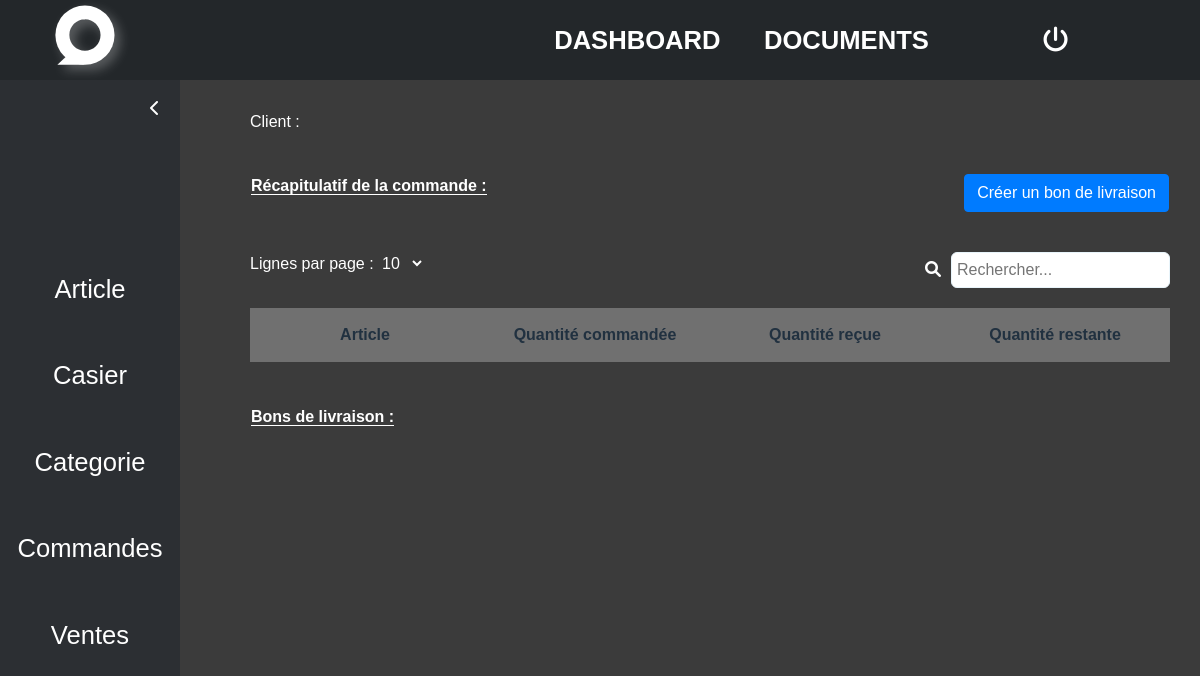
Page /tables/commandes/commande.php?id=92 on the earlier database version.
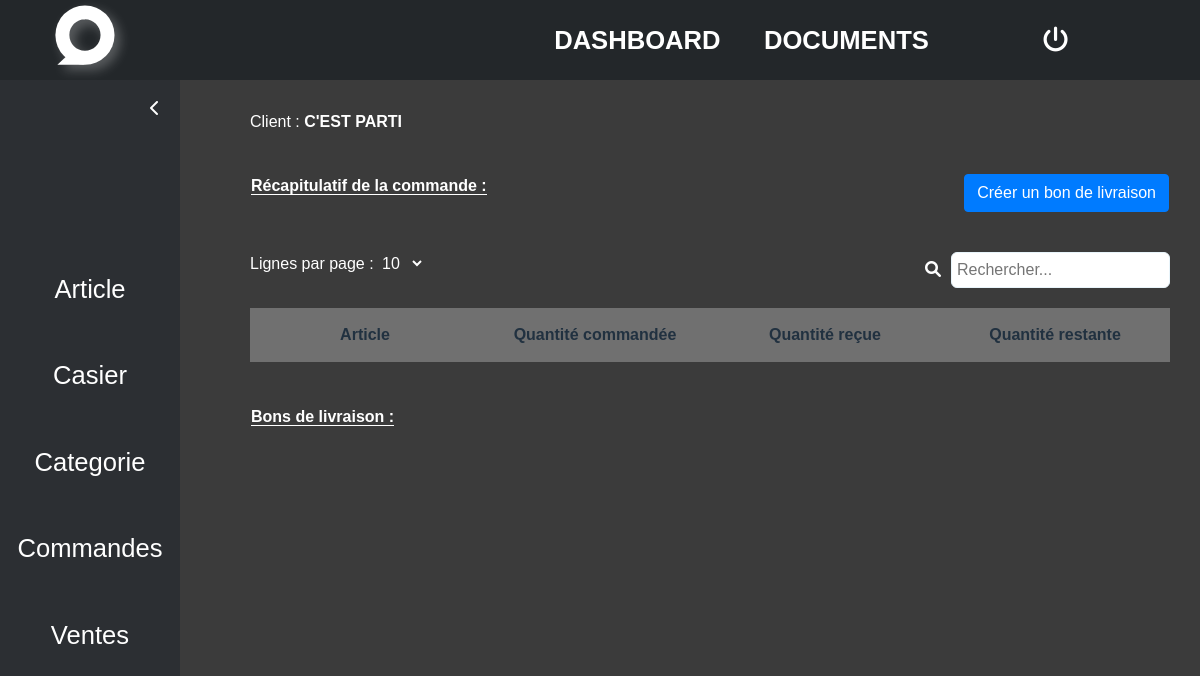
Same page on the later database version.
### tables this page shows
CREATE TABLE `tiers` (
  `tie_ID` int(11) NOT NULL,
  `tie_raison_sociale` varchar(50) NOT NULL,
  `tie_adresse` varchar(150) NOT NULL,
  `tie_tel` varchar(15) NOT NULL,
  `tie_email` varchar(50) NOT NULL,
  `tie_IBAN` varchar(34) NOT NULL,
  `tie_BIC` varchar(11) NOT NULL,
  `tie_code_banque` varchar(5) NOT NULL,
  `tie_code_guichet` varchar(5) NOT NULL,
  `tie_num_compte` varchar(11) NOT NULL,
  `tie_cle_rib` varchar(2) NOT NULL,
  `tie_domiciliation` varchar(100) NOT NULL,
  `fk_com_ID` int(10) NOT NULL,
  `fk_typre_ID` int(11) NOT NULL,
  `fk_tar_id` int(11) NOT NULL,
  `fk_typso_ID` int(11) NOT NULL,
  `fk_typti_ID` int(11) NOT NULL,
  `tie_is_visible` int(1) NOT NULL DEFAULT 1
);

### lib/includes/defines.inc.php (called while the page is built, shortened)
<?php
$oCommande = new Commande();
$isProd = false;
if(!$isProd){
    $path = "/";
}else{
    $server = "db5005005670.hosting-data.io";
    $username = "dbu361051";
    $password = "Hippo14campes440!";
    $dbname = "dbs4185065";
    $path = "https://arthurlecompte.com/";
}
?>

### lib/includes/db/classes/commande.class.inc.php (called while the page is built, shortened)
<?php
class Commande
{
    public function db_get_detailed_all_documents(int $id): array{
        foreach(SELF::TYPE_DOCUMENT as $type => $value){
            $response["content"][$value] = $this->db_get_document_by_type($type, $id);
        }
        $response["error"] = false;
        return $response;
    }
    private function db_get_document_by_type(int $type, int $com_ID) : array{
        global $conn;
        $request = "SELECT * FROM ".DB_TABLE_DOCUMENT." WHERE fk_typdo_ID = :type AND fk_com_ID = :com_ID";
        try {
            $sql = $conn->prepare($request);
            $sql->bindValue(":type", $type, PDO::PARAM_INT);
            $sql->bindValue(":com_ID", $com_ID, PDO::PARAM_INT);
            $sql->execute();
            $result = $sql->fetchAll();
            $response["error"] = false;
            $response["data"] = $result;
            return $response;
        }catch (PDOException $e){
            $response["error"] = true;
            $response["errortext"] = $e->getMessage();
            return $response;
        }
    }
    public function db_get_tiers(int $com_ID) : array{
        global $conn;
        $request = "SELECT tie_raison_sociale, tie_ID, fk_tar_ID FROM ".DB_TABLE_TIERS."
                    INNER JOIN ".DB_TABLE_COMMANDE." ON tie_ID = fk_tiers_ID
                    WHERE ".DB_TABLE_COMMANDE.".com_ID = :com_ID";
        try {
            $sql = $conn->prepare($request);
            $sql->bindValue(":com_ID", $com_ID, PDO::PARAM_INT);
            $sql->execute();
            $result = $sql->fetch();
            $response["error"] = false;
            $response["data"] = $result;
            return $response;
        }catch (PDOException $e){
            $response["error"] = true;
            $response["errortext"] = $e->getMessage();
            return $response;
        }
    }
}

### tables/commandes/commande.php (the view, shortened to what this page needs)
<?php
require '../../lib/includes/defines.inc.php';
require '../../lib/includes/navbar.php';
require '../../lib/includes/sidenav.php';
require '../../lib/includes/doctype.php';
echo doctype("Commande ".$_GET['id'], $path);
echo navbar($path);
echo sidenav($path);
?>
<body>
<?php
$data = $oCommande->db_get_detailed_all_documents($_GET['id']);
$fournisseur = $oCommande->db_get_tiers($_GET["id"]);
?>
<div class="main-container sidenav-open mb-5">
    <?php
        if($data["error"] === true){
            echo $data["errortext"];
        }else{
            ?>
            <div class="row">
                <div class="col-6 form-group">
                    <label>Client : </label>
                    <span class="font-weight-bold text-uppercase"><?= $fournisseur['data']["tie_raison_sociale"] ?></span>
                </div>
            </div>
                <div class="label mb-4 row d-flex p-3">
                    <div class="align">
                        <span class="font-weight-bold border-bottom border-white">Récapitulatif de la commande : </span>
                    </div>
                    <div class="ml-auto">
                        <button data-toggle="modal" data-target="#command" class="btn btn-primary">Créer un bon de livraison</button>
                    </div>
                </div>
                <div class="table-container">
                    <table id="table" class="mt-4">
                        <thead>
                            <th>Article</th>
                            <th>Quantité commandée</th>
                            <th>Quantité reçue</th>
                            <th>Quantité restante</th>
                        </thead>
                    </table>
                </div>
                <div class="label mb-4 row d-flex p-3">
                    <div class="align">
                        <span class="font-weight-bold border-bottom border-white">Bons de livraison : </span>
                    </div>
                </div>
                <?php
        }
    ?>
</div>
</body>
</html>

### lib/includes/doctype.php
<?php
function doctype($title, $path){
    $doctype = '<!DOCTYPE html>
    <html lang="fr" dir="ltr">
    <head>
        <title>'.$title.'</title>
        <meta name="viewport" content="width=device-width">
        <link rel="stylesheet" href="https://cdn.jsdelivr.net/npm/bootstrap@4.6.0/dist/css/bootstrap.min.css"/>
        <link rel="stylesheet" href="https://cdnjs.cloudflare.com/ajax/libs/font-awesome/6.0.0-beta3/css/all.min.css"/>
        <script src="https://cdnjs.cloudflare.com/ajax/libs/jquery/3.6.0/jquery.min.js"></script>
        <script src="https://cdnjs.cloudflare.com/ajax/libs/popper.js/2.11.0/umd/popper.min.js"></script>
        <script src="https://cdnjs.cloudflare.com/ajax/libs/sweetalert/2.1.2/sweetalert.min.js"></script>
        <link rel="stylesheet" href="'.$path.'uvlight/assets/css/main.css">
        <link rel="stylesheet" href="'.$path.'uvlight/assets/css/navbar.css">
        <link rel="stylesheet" href="'.$path.'uvlight/assets/css/sidenav.css">
    </head>';
    return $doctype;
}
?>

### lib/includes/navbar.php (shortened to what this page needs)
<?php
function navbar($path){
        ?>
        <header>
            <nav>
                <div class="logo">
                    <a href=""><img src="<?php echo $path ?>uvlight/assets/img/svg/Logo_login.svg"></a>
                </div>
                <ul class="nav">
                    <div class="list-item">
                        <li class="ul-el"><a href="<?php echo $path ?>uvlight/" disable>Dashboard</a></li>
                        <li class="ul-el"><a href="<?php echo $path ?>uvlight/docs" disable>Documents</a></li>
                        <li class="ul-el"><span href="#"><i class="fas fa-power-off logout"></i></span></li>
                    </div>
                </ul>
            </nav>
        </header>
    <?php
}
?>

### lib/includes/sidenav.php
<?php
function sidenav($path){
        ?>
        <div class="sidenav">
            <i class="fas fa-chevron-left"></i>
            <ul class="list">
                <li><a href="<?php echo $path ?>uvlight/tables/article">Article</a></li>
                <li><a href="<?php echo $path ?>uvlight/tables/casier">Casier</a></li>
                <li><a href="<?php echo $path ?>uvlight/tables/categorie">Categorie</a></li>
                <li><a href="<?php echo $path ?>uvlight/tables/commandes">Commandes</a></li>
                <li><a href="<?php echo $path ?>uvlight/tables/ventes">Ventes</a></li>
            </ul>
        </div>
    <?php
}
?>

### assets/css/main.css (style rules this page uses)
:root { --blue: #7289da; --white: #fff; --grey: #99aab5; --light-dark: #2c2f33; --dark: #23272a; }
* { margin: 0; padding: 0; box-sizing: border-box; font-family: 'Poppins', sans-serif; }

### assets/css/navbar.css (style rules this page uses)
header { position: fixed; z-index: 100; top: 0; left: 0; right: 0; height: 10vh; background: var(--dark); }
header a, header span { text-decoration: none; color: inherit; height: 100%; display: flex; justify-content: center; align-items: center; transition: all 300ms ease-in-out; width: 100%; padding: 0 10px; }
header ul { list-style: none; }
header li { width: 100%; }
header nav { height: 100%; padding: 0 40px; display: flex; justify-content: space-between; align-items: center; }
header nav .logo { height: 100%; }
header nav .logo a { display: inline-block; height: 100%; }
header nav .logo a img { height: 100%; }
header nav ul { height: 100%; width: 80%; display: flex; align-items: center; justify-content: space-between; }
header nav ul .list-item { height: 100%; width: 50%; font-weight: 600; font-size: 1.6em; text-transform: uppercase; color: var(--white); display: flex; justify-content: space-around; align-items: center; transition: all 300ms ease-in-out; }
header nav ul li.ul-el { width: calc(10/3); display: flex; align-items: center; justify-content: center; height: 100%; cursor: pointer; }
.main-container { margin-top: 10vh; padding: 30px; }
@media screen and (max-width: 1200px) { header nav ul .list-item { width: 70%; } }

### assets/css/sidenav.css (style rules this page uses)
.sidenav { position: fixed; top: 10vh; left: 0; bottom: 0; right: 85%; background: var(--light-dark); transition: all 300ms ease-in-out; }
.sidenav .fa-chevron-left { margin: 20px 0 0 -20px; color: var(--white); cursor: pointer; width: 100%; display: flex; justify-content: flex-end; }
.sidenav ul { padding: 0; width: 100%; list-style: none; height: 60%; display: flex; flex-direction: column; justify-content: space-evenly; align-items: center; transform: translateY(30%); position: absolute; }
.sidenav ul li { height: 20%; width: 100%; }
.sidenav ul a { text-decoration: none; color: var(--white); font-size: 1.6em; font-weight: 500; height: 100%; width: 100%; display: flex; align-items: center; justify-content: center; transition: all 300ms ease-in-out; }
.main-container { transition: all 300ms ease-in-out; padding-left: 70px; }
.main-container.sidenav-open { margin-left: 15%; }

Differences in the rows shown:
now on this page (row edited): tiers: tie_raison_sociale "C'EST PARTI"
